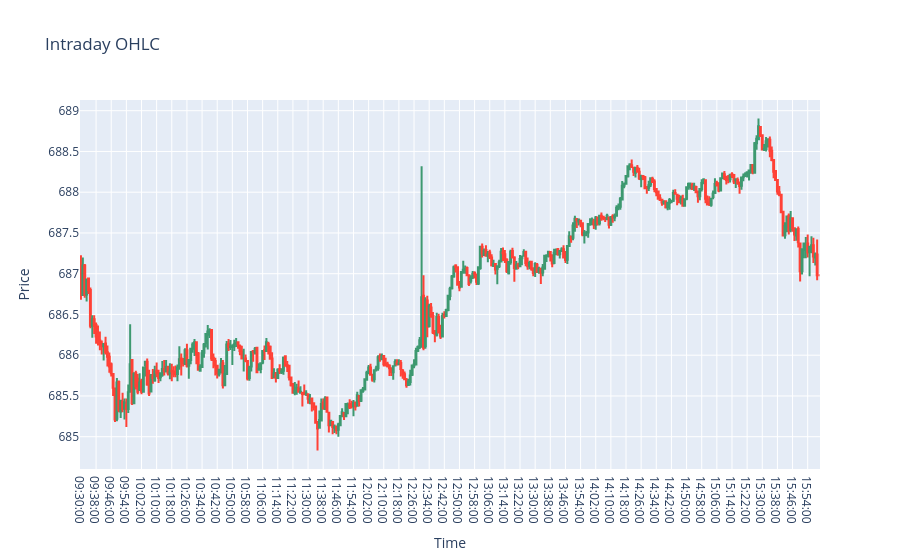

The notebook cell saved with this chart:
### Code cell
import plotly.graph_objects as go

cur_df = m1_ticker.filter(pl.col('date') == day)
fig = go.Figure(data=[
    go.Candlestick(
        x=cur_df["formatted_time"],
        open=cur_df["open"],
        high=cur_df["high"],
        low=cur_df["low"],
        close=cur_df["close"]
    )
])

fig.update_layout(
    title="Intraday OHLC",
    xaxis_title="Time",
    yaxis_title="Price",
    xaxis_rangeslider_visible=False
)

fig

### Figure 1 — Plotly figure (JSON) as saved in the notebook; plotly's stock layout.template omitted (floating-point values rounded to 4 significant figures; data arrays with more than 128 entries replaced by an {"elided": "..."} marker saying what was removed)
{"data": [{"close": {"elided": "391 float values"}, "high": {"elided": "391 float values"}, "low": {"elided": "391 float values"}, "open": {"elided": "391 float values"}, "x": {"elided": "391 str values"}, "type": "candlestick"}], "layout": {"xaxis": {"rangeslider": {"visible": false}, "title": {"text": "Time"}}, "title": {"text": "Intraday OHLC"}, "yaxis": {"title": {"text": "Price"}}}}
